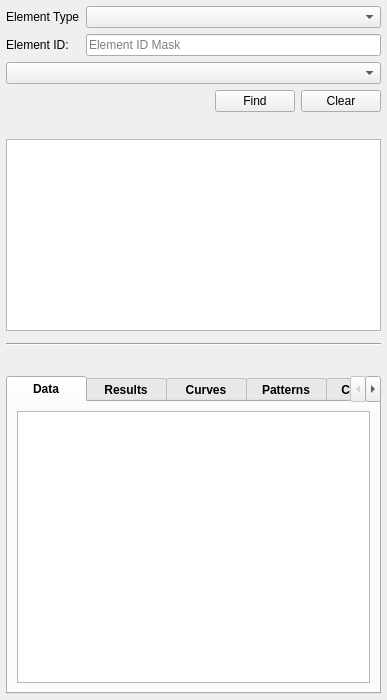
<?xml version="1.0" encoding="UTF-8"?>
<ui version="4.0">
 <class>QGISRedFindElementsPropertiesDock</class>
 <widget class="QgsDockWidget" name="QGISRedFindElementsPropertiesDock">
  <property name="geometry">
   <rect>
    <x>0</x>
    <y>0</y>
    <width>387</width>
    <height>700</height>
   </rect>
  </property>
  <property name="sizePolicy">
   <sizepolicy hsizetype="Preferred" vsizetype="Minimum">
    <horstretch>0</horstretch>
    <verstretch>0</verstretch>
   </sizepolicy>
  </property>
  <property name="minimumSize">
   <size>
    <width>220</width>
    <height>650</height>
   </size>
  </property>
  <property name="maximumSize">
   <size>
    <width>524287</width>
    <height>524287</height>
   </size>
  </property>
  <property name="windowTitle">
   <string>Elements Explorer</string>
  </property>
  <widget class="QWidget" name="dockWidgetContents">
   <layout class="QVBoxLayout" name="mainVerticalLayout">
    <property name="spacing">
     <number>6</number>
    </property>
    <property name="leftMargin">
     <number>6</number>
    </property>
    <property name="topMargin">
     <number>6</number>
    </property>
    <property name="rightMargin">
     <number>6</number>
    </property>
    <property name="bottomMargin">
     <number>6</number>
    </property>
    <item>
     <!-- Find Elements Section -->
     <widget class="QWidget" name="findElementsWidget" native="true">
      <layout class="QVBoxLayout" name="findElementsLayout">
       <property name="leftMargin">
        <number>0</number>
       </property>
       <property name="topMargin">
        <number>0</number>
       </property>
       <property name="rightMargin">
        <number>0</number>
       </property>
       <property name="bottomMargin">
        <number>6</number>
       </property>
       <item>
        <layout class="QGridLayout" name="gridLayout">
         <item row="0" column="0">
          <widget class="QLabel" name="label">
           <property name="text">
            <string>Element Type</string>
           </property>
          </widget>
         </item>
         <item row="0" column="1">
          <widget class="QComboBox" name="cbElementType"/>
         </item>
         <item row="1" column="0">
          <widget class="QLabel" name="label_2">
           <property name="text">
            <string>Element ID:</string>
           </property>
          </widget>
         </item>
         <item row="1" column="1">
          <widget class="QLineEdit" name="leElementMask">
           <property name="placeholderText">
            <string>Element ID Mask</string>
           </property>
          </widget>
         </item>
         <item row="2" column="0" colspan="2">
          <widget class="QComboBox" name="cbElementId"/>
         </item>
        </layout>
       </item>
       <item>
        <layout class="QHBoxLayout" name="horizontalLayout">
         <item>
          <spacer name="horizontalSpacer">
           <property name="orientation">
            <enum>Qt::Horizontal</enum>
           </property>
           <property name="sizeHint" stdset="0">
            <size>
             <width>40</width>
             <height>20</height>
            </size>
           </property>
          </spacer>
         </item>
         <item>
          <widget class="QPushButton" name="btFind">
           <property name="text">
            <string>Find</string>
           </property>
          </widget>
         </item>
         <item>
          <widget class="QPushButton" name="btClear">
           <property name="text">
            <string>Clear</string>
           </property>
          </widget>
         </item>
        </layout>
       </item>
       <item>
        <widget class="QLabel" name="labelFoundElement">
         <property name="font">
          <font>
           <pointsize>10</pointsize>
           <weight>75</weight>
           <bold>true</bold>
          </font>
         </property>
         <property name="text">
          <string/>
         </property>
        </widget>
       </item>
       <item>
        <widget class="QListWidget" name="listWidget">
         <property name="sizePolicy">
          <sizepolicy hsizetype="Expanding" vsizetype="Fixed">
           <horstretch>0</horstretch>
           <verstretch>0</verstretch>
          </sizepolicy>
         </property>
         <property name="maximumSize">
          <size>
           <width>16777215</width>
           <height>200</height>
          </size>
         </property>
        </widget>
       </item>
      </layout>
     </widget>
    </item>
    <item>
     <widget class="Line" name="line">
      <property name="orientation">
       <enum>Qt::Horizontal</enum>
      </property>
     </widget>
    </item>
    <item>
     <!-- Element Properties Section -->
     <widget class="QWidget" name="elementPropertiesWidget" native="true">
      <layout class="QVBoxLayout" name="elementPropertiesLayout">
       <property name="leftMargin">
        <number>0</number>
       </property>
       <property name="topMargin">
        <number>0</number>
       </property>
       <property name="rightMargin">
        <number>0</number>
       </property>
       <property name="bottomMargin">
        <number>0</number>
       </property>
       <item>
        <widget class="QLabel" name="labelPropFoundElement">
         <property name="font">
          <font>
           <pointsize>12</pointsize>
           <weight>75</weight>
           <bold>true</bold>
          </font>
         </property>
         <property name="text">
          <string/>
         </property>
        </widget>
       </item>
       <item>
        <widget class="QTabWidget" name="tabWidget">
         <property name="styleSheet">
          <string notr="true">QTabBar::tab { font-weight: bold; min-width: 80px; }</string>
         </property>
         <property name="currentIndex">
          <number>0</number>
         </property>
         <widget class="QWidget" name="tabData">
          <attribute name="title">
           <string>Data</string>
          </attribute>
          <layout class="QVBoxLayout" name="verticalLayout_2">
           <item>
            <widget class="QTableWidget" name="dataTableWidget">
             <property name="font">
              <font>
               <family>MS Shell Dlg 2</family>
               <pointsize>8</pointsize>
              </font>
             </property>
            </widget>
           </item>
          </layout>
         </widget>
         <widget class="QWidget" name="tabResults">
          <attribute name="title">
           <string>Results</string>
          </attribute>
          <layout class="QHBoxLayout" name="horizontalLayoutResults">
           <item>
            <layout class="QFormLayout" name="formLayout">
             <item row="1" column="1">
              <widget class="QSlider" name="horizontalSlider">
               <property name="orientation">
                <enum>Qt::Horizontal</enum>
               </property>
              </widget>
             </item>
             <item row="2" column="1">
              <widget class="QTableWidget" name="tableWidget"/>
             </item>
             <item row="0" column="1">
              <widget class="QLabel" name="label_3">
               <property name="sizePolicy">
                <sizepolicy hsizetype="Preferred" vsizetype="Fixed">
                 <horstretch>0</horstretch>
                 <verstretch>0</verstretch>
                </sizepolicy>
               </property>
               <property name="text">
                <string>Day 1, 15:10</string>
               </property>
               <property name="textFormat">
                <enum>Qt::PlainText</enum>
               </property>
               <property name="alignment">
                <set>Qt::AlignCenter</set>
               </property>
              </widget>
             </item>
            </layout>
           </item>
          </layout>
         </widget>
         <widget class="QWidget" name="tabCurves">
          <attribute name="title">
           <string>Curves</string>
          </attribute>
         </widget>
         <widget class="QWidget" name="tabPatterns">
          <attribute name="title">
           <string>Patterns</string>
          </attribute>
         </widget>
         <widget class="QWidget" name="tabControls">
          <attribute name="title">
           <string>Controls</string>
          </attribute>
         </widget>
        </widget>
       </item>
      </layout>
     </widget>
    </item>
   </layout>
  </widget>
 </widget>
 <customwidgets>
  <customwidget>
   <class>QgsDockWidget</class>
   <extends>QDockWidget</extends>
   <header>qgsdockwidget.h</header>
   <container>1</container>
  </customwidget>
 </customwidgets>
 <resources/>
 <connections/>
</ui>
